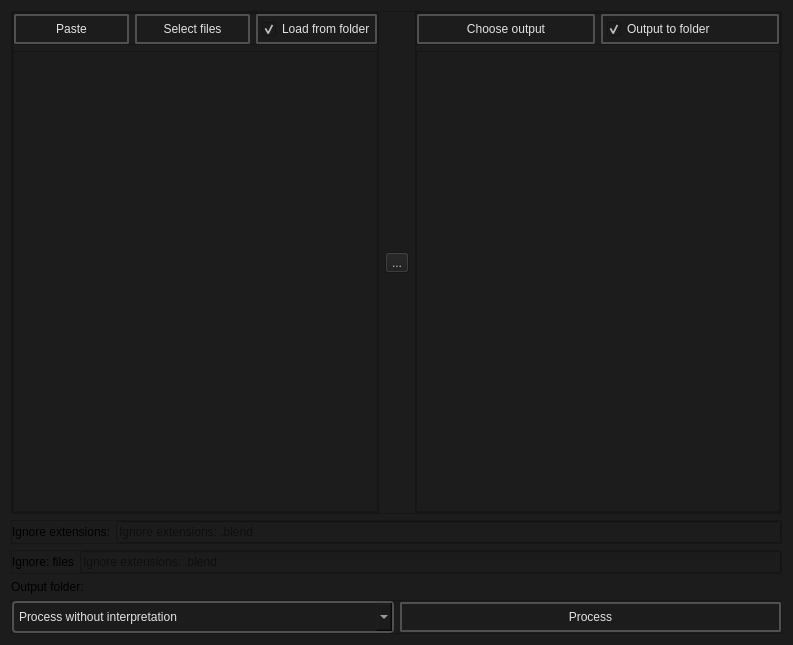
<?xml version="1.0" encoding="UTF-8"?>
<ui version="4.0">
 <class>BatchCreator_process_Dialog</class>
 <widget class="QDialog" name="BatchCreator_process_Dialog">
  <property name="geometry">
   <rect>
    <x>0</x>
    <y>0</y>
    <width>793</width>
    <height>645</height>
   </rect>
  </property>
  <property name="windowTitle">
   <string>Process options</string>
  </property>
  <property name="windowIcon">
   <iconset resource="../resources.qrc">
    <normaloff>:/icons/appicon.ico</normaloff>:/icons/appicon.ico</iconset>
  </property>
  <property name="styleSheet">
   <string notr="true">background-color: #1C1C1C;</string>
  </property>
  <layout class="QVBoxLayout" name="verticalLayout">
   <item>
    <widget class="QFrame" name="frame_4">
     <property name="frameShape">
      <enum>QFrame::Shape::StyledPanel</enum>
     </property>
     <property name="frameShadow">
      <enum>QFrame::Shadow::Raised</enum>
     </property>
     <layout class="QHBoxLayout" name="horizontalLayout">
      <property name="spacing">
       <number>6</number>
      </property>
      <property name="leftMargin">
       <number>0</number>
      </property>
      <property name="topMargin">
       <number>0</number>
      </property>
      <property name="rightMargin">
       <number>0</number>
      </property>
      <property name="bottomMargin">
       <number>0</number>
      </property>
      <item>
       <widget class="QFrame" name="frame_3">
        <property name="frameShape">
         <enum>QFrame::Shape::StyledPanel</enum>
        </property>
        <property name="frameShadow">
         <enum>QFrame::Shadow::Raised</enum>
        </property>
        <layout class="QVBoxLayout" name="verticalLayout_3">
         <property name="spacing">
          <number>6</number>
         </property>
         <property name="leftMargin">
          <number>0</number>
         </property>
         <property name="topMargin">
          <number>0</number>
         </property>
         <property name="rightMargin">
          <number>0</number>
         </property>
         <property name="bottomMargin">
          <number>0</number>
         </property>
         <item>
          <widget class="QFrame" name="frame_5">
           <property name="frameShape">
            <enum>QFrame::Shape::StyledPanel</enum>
           </property>
           <property name="frameShadow">
            <enum>QFrame::Shadow::Raised</enum>
           </property>
           <layout class="QHBoxLayout" name="horizontalLayout_3">
            <property name="leftMargin">
             <number>0</number>
            </property>
            <property name="topMargin">
             <number>0</number>
            </property>
            <property name="rightMargin">
             <number>0</number>
            </property>
            <property name="bottomMargin">
             <number>0</number>
            </property>
            <item>
             <widget class="QPushButton" name="paste_files_to_process_button">
              <property name="styleSheet">
               <string notr="true">    QPushButton {

        font: 580 9pt &quot;Segoe UI&quot;;
	

        border: 2px solid black;
        border-radius: 2px;
        border-color: rgba(80, 80, 80, 255);
        height:22px;
        padding-top: 2px;
        padding-bottom:2px;
        padding-left: 4px;
        padding-right: 4px;
        color: #E3E3E3;
        background-color: #1C1C1C;
    }
    QPushButton:hover {
        background-color: #414956;
        color: white;
    }
    QPushButton:pressed {
        background-color: red;
        background-color: #1C1C1C;
        margin: 1 px;
        margin-left: 2px;
        margin-right: 2px;

    }
QPushButton:disabled {
color: gray;
 background-color: #2C2C2C;
}</string>
              </property>
              <property name="text">
               <string>Paste</string>
              </property>
             </widget>
            </item>
            <item>
             <widget class="QPushButton" name="select_files_to_process_button">
              <property name="styleSheet">
               <string notr="true">    QPushButton {

        font: 580 9pt &quot;Segoe UI&quot;;
	

        border: 2px solid black;
        border-radius: 2px;
        border-color: rgba(80, 80, 80, 255);
        height:22px;
        padding-top: 2px;
        padding-bottom:2px;
        padding-left: 4px;
        padding-right: 4px;
        color: #E3E3E3;
        background-color: #1C1C1C;
    }
    QPushButton:hover {
        background-color: #414956;
        color: white;
    }
    QPushButton:pressed {
        background-color: red;
        background-color: #1C1C1C;
        margin: 1 px;
        margin-left: 2px;
        margin-right: 2px;

    }
QPushButton:disabled {
color: gray;
 background-color: #2C2C2C;
}</string>
              </property>
              <property name="text">
               <string>Select files</string>
              </property>
             </widget>
            </item>
            <item>
             <widget class="QCheckBox" name="load_from_the_folder_checkBox">
              <property name="focusPolicy">
               <enum>Qt::FocusPolicy::NoFocus</enum>
              </property>
              <property name="styleSheet">
               <string notr="true">QCheckBox {

        font: 580 10pt &quot;Segoe UI&quot;;

        border: 2px solid black;
        border-radius: 2px;
        border-color: rgba(80, 80, 80, 255);
        height:22px;
        padding-top: 2px;
        padding-bottom:2px;
        padding-left: 4px;
        padding-right: 4px;
        color: #E3E3E3;
        background-color: #1C1C1C;
    }
    QCheckBox:hover {
        background-color: #414956;
        color: white;
    }
    QCheckBox:pressed {

    }

QCheckBox:disabled {
color: gray;
 background-color: #2C2C2C;
}</string>
              </property>
              <property name="text">
               <string>Load from folder</string>
              </property>
              <property name="iconSize">
               <size>
                <width>20</width>
                <height>20</height>
               </size>
              </property>
              <property name="checked">
               <bool>true</bool>
              </property>
             </widget>
            </item>
           </layout>
          </widget>
         </item>
         <item>
          <widget class="QListWidget" name="Input_files_preview_scrollarea">
           <property name="alternatingRowColors">
            <bool>true</bool>
           </property>
           <property name="selectionMode">
            <enum>QAbstractItemView::SelectionMode::ContiguousSelection</enum>
           </property>
          </widget>
         </item>
        </layout>
       </widget>
      </item>
      <item>
       <widget class="QToolButton" name="toolButton">
        <property name="enabled">
         <bool>false</bool>
        </property>
        <property name="text">
         <string>...</string>
        </property>
        <property name="icon">
         <iconset resource="../resources.qrc">
          <normaloff>:/icons/arrow_forward_24dp.svg</normaloff>:/icons/arrow_forward_24dp.svg</iconset>
        </property>
        <property name="iconSize">
         <size>
          <width>16</width>
          <height>16</height>
         </size>
        </property>
       </widget>
      </item>
      <item>
       <widget class="QFrame" name="frame_2">
        <property name="frameShape">
         <enum>QFrame::Shape::StyledPanel</enum>
        </property>
        <property name="frameShadow">
         <enum>QFrame::Shadow::Raised</enum>
        </property>
        <layout class="QVBoxLayout" name="verticalLayout_2">
         <property name="leftMargin">
          <number>0</number>
         </property>
         <property name="topMargin">
          <number>0</number>
         </property>
         <property name="rightMargin">
          <number>0</number>
         </property>
         <property name="bottomMargin">
          <number>0</number>
         </property>
         <item>
          <widget class="QFrame" name="frame_6">
           <property name="frameShape">
            <enum>QFrame::Shape::StyledPanel</enum>
           </property>
           <property name="frameShadow">
            <enum>QFrame::Shadow::Raised</enum>
           </property>
           <layout class="QHBoxLayout" name="horizontalLayout_4">
            <property name="leftMargin">
             <number>0</number>
            </property>
            <property name="topMargin">
             <number>0</number>
            </property>
            <property name="rightMargin">
             <number>0</number>
            </property>
            <property name="bottomMargin">
             <number>0</number>
            </property>
            <item>
             <widget class="QPushButton" name="choose_output_button">
              <property name="styleSheet">
               <string notr="true">    QPushButton {

        font: 580 9pt &quot;Segoe UI&quot;;
	

        border: 2px solid black;
        border-radius: 2px;
        border-color: rgba(80, 80, 80, 255);
        height:22px;
        padding-top: 2px;
        padding-bottom:2px;
        padding-left: 4px;
        padding-right: 4px;
        color: #E3E3E3;
        background-color: #1C1C1C;
    }
    QPushButton:hover {
        background-color: #414956;
        color: white;
    }
    QPushButton:pressed {
        background-color: red;
        background-color: #1C1C1C;
        margin: 1 px;
        margin-left: 2px;
        margin-right: 2px;

    }
QPushButton:disabled {
color: gray;
 background-color: #2C2C2C;
}</string>
              </property>
              <property name="text">
               <string>Choose output</string>
              </property>
             </widget>
            </item>
            <item>
             <widget class="QCheckBox" name="output_to_the_folder_checkBox">
              <property name="styleSheet">
               <string notr="true">QCheckBox {

        font: 580 10pt &quot;Segoe UI&quot;;

        border: 2px solid black;
        border-radius: 2px;
        border-color: rgba(80, 80, 80, 255);
        height:22px;
        padding-top: 2px;
        padding-bottom:2px;
        padding-left: 4px;
        padding-right: 4px;
        color: #E3E3E3;
        background-color: #1C1C1C;
    }
    QCheckBox:hover {
        background-color: #414956;
        color: white;
    }
    QCheckBox:pressed {

    }

QCheckBox:disabled {
color: gray;
 background-color: #2C2C2C;
}</string>
              </property>
              <property name="text">
               <string>Output to folder</string>
              </property>
              <property name="iconSize">
               <size>
                <width>20</width>
                <height>20</height>
               </size>
              </property>
              <property name="checked">
               <bool>true</bool>
              </property>
             </widget>
            </item>
           </layout>
          </widget>
         </item>
         <item>
          <widget class="QListWidget" name="output_files_preview_scrollarea">
           <property name="alternatingRowColors">
            <bool>true</bool>
           </property>
          </widget>
         </item>
        </layout>
       </widget>
      </item>
     </layout>
    </widget>
   </item>
   <item>
    <widget class="QFrame" name="frame_7">
     <property name="frameShape">
      <enum>QFrame::Shape::StyledPanel</enum>
     </property>
     <property name="frameShadow">
      <enum>QFrame::Shadow::Raised</enum>
     </property>
     <layout class="QHBoxLayout" name="horizontalLayout_5">
      <property name="leftMargin">
       <number>0</number>
      </property>
      <property name="topMargin">
       <number>0</number>
      </property>
      <property name="rightMargin">
       <number>0</number>
      </property>
      <property name="bottomMargin">
       <number>0</number>
      </property>
      <item>
       <widget class="QLabel" name="label">
        <property name="text">
         <string>Ignore extensions:</string>
        </property>
       </widget>
      </item>
      <item>
       <widget class="QLineEdit" name="ignore_extensions_lineEdit">
        <property name="placeholderText">
         <string>Ignore extensions: .blend</string>
        </property>
       </widget>
      </item>
     </layout>
    </widget>
   </item>
   <item>
    <widget class="QFrame" name="frame_8">
     <property name="frameShape">
      <enum>QFrame::Shape::StyledPanel</enum>
     </property>
     <property name="frameShadow">
      <enum>QFrame::Shadow::Raised</enum>
     </property>
     <layout class="QHBoxLayout" name="horizontalLayout_6">
      <property name="leftMargin">
       <number>0</number>
      </property>
      <property name="topMargin">
       <number>0</number>
      </property>
      <property name="rightMargin">
       <number>0</number>
      </property>
      <property name="bottomMargin">
       <number>0</number>
      </property>
      <item>
       <widget class="QLabel" name="label_2">
        <property name="text">
         <string>Ignore: files</string>
        </property>
       </widget>
      </item>
      <item>
       <widget class="QLineEdit" name="ignore_files_lineEdit">
        <property name="placeholderText">
         <string>Ignore extensions: .blend</string>
        </property>
       </widget>
      </item>
     </layout>
    </widget>
   </item>
   <item>
    <widget class="QLabel" name="output_folder">
     <property name="text">
      <string>Output folder:</string>
     </property>
    </widget>
   </item>
   <item>
    <widget class="QFrame" name="frame">
     <property name="frameShape">
      <enum>QFrame::Shape::StyledPanel</enum>
     </property>
     <property name="frameShadow">
      <enum>QFrame::Shadow::Raised</enum>
     </property>
     <layout class="QHBoxLayout" name="horizontalLayout_2">
      <property name="leftMargin">
       <number>0</number>
      </property>
      <property name="topMargin">
       <number>0</number>
      </property>
      <property name="rightMargin">
       <number>0</number>
      </property>
      <property name="bottomMargin">
       <number>0</number>
      </property>
      <item>
       <widget class="QComboBox" name="algorithm_select_comboBox">
        <property name="styleSheet">
         <string notr="true">
QComboBox {
    font: 700 10pt &quot;Segoe UI&quot;;
    border: 2px solid black;
    border-radius: 4px;
    border-color: rgba(80, 80, 80, 255);
    height: 18px;
    padding-top: 5px;
    padding-bottom: 5px;
    color: #E3E3E3;
    background-color: #1C1C1C;
    padding-left: 5px;
}

QComboBox:hover {
    background-color: #414956;
    color: white;
}

QComboBox:pressed {
    background-color: #2E2F30;
    color: white;
}

QComboBox:item {
    font: 600 12pt &quot;Segoe UI&quot;;
    color: #E3E3E3;
    padding-left: 5px;
    background-color: #1C1C1C;
    border-style: none;
}

QComboBox::drop-down {
    color: #E3E3E3;
    padding: 2px;
    background: url(://icons/arrow_drop_down_16dp.svg) no-repeat center;
    border-bottom: 0px solid black;
    border-top: 0px solid black;
    border-right: 0px;
    border-left: 2px solid;
    margin-left: 5px;
    padding: 5px;
    width: 7px;
    border-color: rgba(80, 80, 80, 255);
    background-color: #1C1C1C;
}

/* Style the drop-down list view */
QComboBox QAbstractItemView {
    border: 2px solid gray;
    border-color: rgba(80, 80, 80, 255);
    selection-background-color: #414956;
    background-color: #1C1C1C;
}

/* Style individual items in the drop-down list */
QComboBox QAbstractItemView::item {
    height: 16px; /* Set the height of each item */
    padding: 4px; /* Add padding to each item */
    padding-left: 5px;
    padding-right: 5px;
    color: #ff8a8a8a;
    border-style: none;
    border-bottom: 0.5px solid black;
    border-color: rgba(255, 255, 255, 10);
}

/* Style the selected item in the drop-down list */
QComboBox QAbstractItemView::item:selected {
    height: 16px; /* Set the height of each item */
    padding: 4px; /* Add padding to each item */
    padding-left: 5px;
    padding-right: 5px;
    background-color: #414956;
    color: white;
    border: none; /* Remove border */
    outline: none; /* Remove outline */
}

/* -------------------------- */</string>
        </property>
        <item>
         <property name="text">
          <string>Process without interpretation</string>
         </property>
        </item>
        <item>
         <property name="text">
          <string>Remove underscore from the end</string>
         </property>
        </item>
       </widget>
      </item>
      <item>
       <widget class="QPushButton" name="process_button">
        <property name="styleSheet">
         <string notr="true">    QPushButton {

        font: 580 9pt &quot;Segoe UI&quot;;
	

        border: 2px solid black;
        border-radius: 2px;
        border-color: rgba(80, 80, 80, 255);
        height:22px;
        padding-top: 2px;
        padding-bottom:2px;
        padding-left: 4px;
        padding-right: 4px;
        color: #E3E3E3;
        background-color: #1C1C1C;
    }
    QPushButton:hover {
        background-color: #414956;
        color: white;
    }
    QPushButton:pressed {
        background-color: red;
        background-color: #1C1C1C;
        margin: 1 px;
        margin-left: 2px;
        margin-right: 2px;

    }
QPushButton:disabled {
color: gray;
 background-color: #2C2C2C;
}</string>
        </property>
        <property name="text">
         <string>Process</string>
        </property>
        <property name="icon">
         <iconset resource="../resources.qrc">
          <normaloff>:/icons/tab_move_24dp.svg</normaloff>:/icons/tab_move_24dp.svg</iconset>
        </property>
        <property name="iconSize">
         <size>
          <width>20</width>
          <height>20</height>
         </size>
        </property>
       </widget>
      </item>
     </layout>
    </widget>
   </item>
  </layout>
 </widget>
 <resources>
  <include location="../resources.qrc"/>
 </resources>
 <connections/>
</ui>
